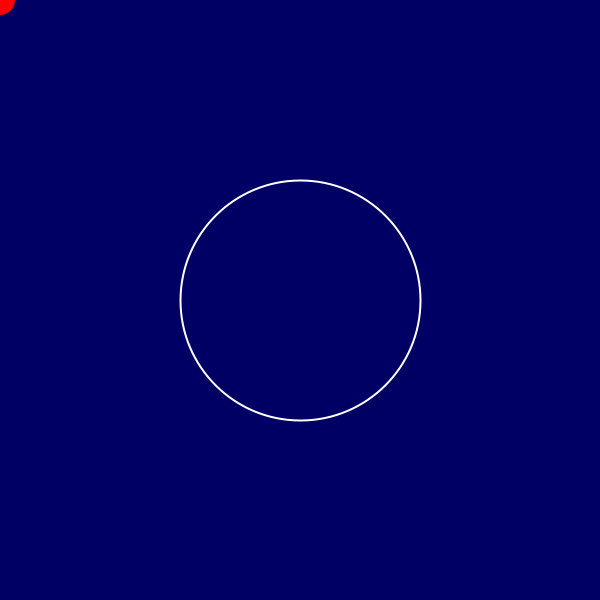
Frame 1 (no input)
Frame 60 (the mouse pressed at the canvas centre just before this capture): identical to frame 1, image omitted
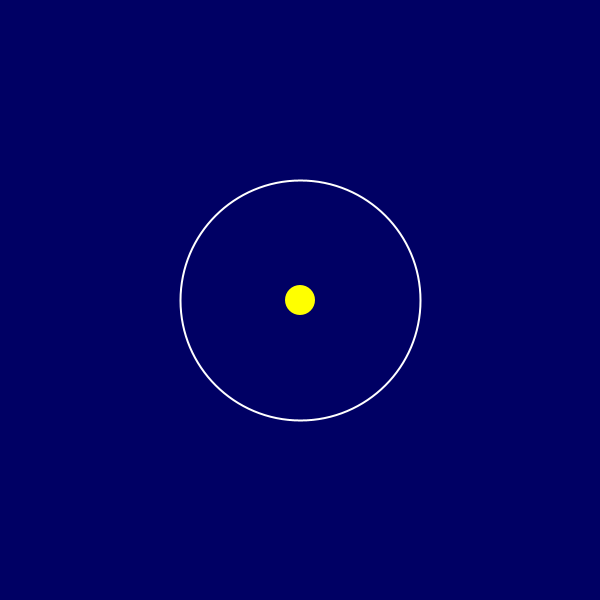
Frame 120 (the mouse held since frame 60 and released just before this capture)

The Processing sketch that drew these frames (run headless with seeded random() and noise(); from frame 60 on, the mouse is pressed at the canvas centre):

// Processing sketch: CircleOutline
// ── CircleOutline.pde
void setup() 
{
  // This makes the cursor disappear in the screen and replaces a white circle.
  size(600,600);
  strokeWeight(2);
  noCursor();
}
void draw()
{
  background(0,0,100);
  noFill();
  stroke(255);
  circle(width/2,height/2,width/2.5);

  eyes();
}
// When the mouse goes to the circle, it forms 2 eyes
// If the mouse goes out of the circle, it forms 2 lines.
void eyes()
{
  stroke(255);  
  if (dist(mouseX, mouseY,width/2,height/2) < width/5) 
  {
    noStroke();
    fill(255,255,0);
    ellipse(mouseX, mouseY, 30, 30);
  }
  else {
    noStroke();
    fill(255,0,0);
    ellipse(mouseX, mouseY, 30, 30);
  }
  
}
